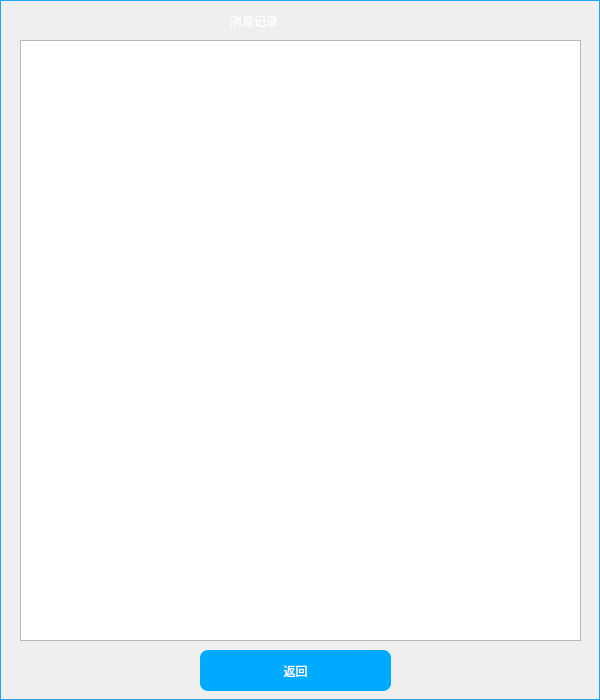
<?xml version="1.0" encoding="UTF-8"?>
<ui version="4.0">
 <class>historyWidget</class>
 <widget class="QDialog" name="historyWidget">
  <property name="geometry">
   <rect>
    <x>0</x>
    <y>0</y>
    <width>600</width>
    <height>700</height>
   </rect>
  </property>
  <property name="windowTitle">
   <string>消息历史记录</string>
  </property>
  <property name="styleSheet">
   <string notr="true">#historyWidget{
border-image: url(:/res/bluebackground.jpg);
border-width : 1px;

border-color : #1ea4f2;

border-style : solid;

border-width : 1px;
}



#frame{border-radius:15px;}

</string>
  </property>
  <widget class="QTextBrowser" name="textBrowser">
   <property name="geometry">
    <rect>
     <x>20</x>
     <y>40</y>
     <width>561</width>
     <height>601</height>
    </rect>
   </property>
  </widget>
  <widget class="QPushButton" name="returnButton">
   <property name="geometry">
    <rect>
     <x>200</x>
     <y>650</y>
     <width>191</width>
     <height>41</height>
    </rect>
   </property>
   <property name="styleSheet">
    <string notr="true">background-color: rgb(0, 170, 255);
border-radius:8px;
font: 16pt &quot;宋体&quot;;

color: rgb(255, 255, 255);</string>
   </property>
   <property name="text">
    <string>返回</string>
   </property>
  </widget>
  <widget class="QLabel" name="label">
   <property name="geometry">
    <rect>
     <x>230</x>
     <y>10</y>
     <width>121</width>
     <height>21</height>
    </rect>
   </property>
   <property name="styleSheet">
    <string notr="true">font: 16pt &quot;宋体&quot;;
color: rgb(255, 255, 255);</string>
   </property>
   <property name="text">
    <string>消息记录</string>
   </property>
  </widget>
 </widget>
 <resources/>
 <connections/>
</ui>
